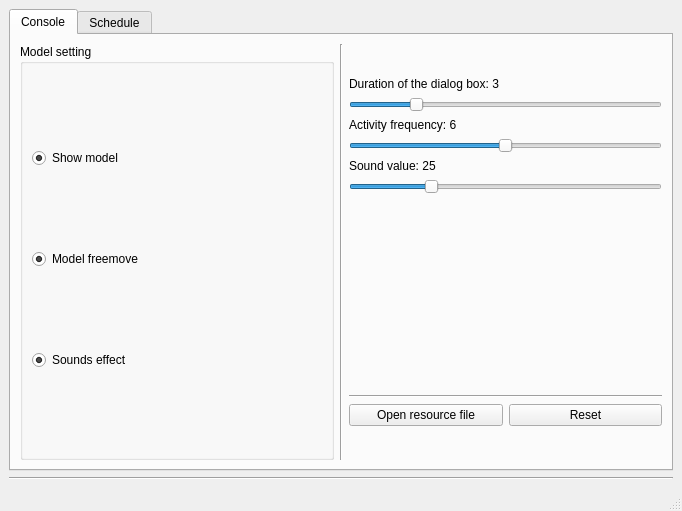
<?xml version="1.0" encoding="UTF-8"?>
<ui version="4.0">
 <class>MainWindow</class>
 <widget class="QMainWindow" name="MainWindow">
  <property name="geometry">
   <rect>
    <x>0</x>
    <y>0</y>
    <width>682</width>
    <height>511</height>
   </rect>
  </property>
  <property name="acceptDrops">
   <bool>true</bool>
  </property>
  <property name="windowTitle">
   <string>pet console</string>
  </property>
  <widget class="QWidget" name="centralwidget">
   <layout class="QGridLayout" name="gridLayout">
    <item row="0" column="0">
     <layout class="QVBoxLayout" name="verticalLayout">
      <item>
       <widget class="QTabWidget" name="tabWidget">
        <property name="currentIndex">
         <number>0</number>
        </property>
        <widget class="QWidget" name="console">
         <attribute name="title">
          <string>Console</string>
         </attribute>
         <layout class="QHBoxLayout" name="horizontalLayout_5">
          <item>
           <layout class="QVBoxLayout" name="verticalLayout_6">
            <item>
             <widget class="QGroupBox" name="groupBox">
              <property name="title">
               <string>Model setting</string>
              </property>
              <layout class="QVBoxLayout" name="verticalLayout_4">
               <item>
                <widget class="QRadioButton" name="showModelBtn">
                 <property name="text">
                  <string>Show model</string>
                 </property>
                 <property name="checked">
                  <bool>true</bool>
                 </property>
                 <property name="autoExclusive">
                  <bool>false</bool>
                 </property>
                </widget>
               </item>
               <item>
                <widget class="QRadioButton" name="freeMoveBtn">
                 <property name="text">
                  <string>Model freemove</string>
                 </property>
                 <property name="checked">
                  <bool>true</bool>
                 </property>
                 <property name="autoExclusive">
                  <bool>false</bool>
                 </property>
                </widget>
               </item>
               <item>
                <widget class="QRadioButton" name="soundsEffectBtn">
                 <property name="text">
                  <string>Sounds effect</string>
                 </property>
                 <property name="checked">
                  <bool>true</bool>
                 </property>
                 <property name="autoExclusive">
                  <bool>false</bool>
                 </property>
                </widget>
               </item>
              </layout>
             </widget>
            </item>
           </layout>
          </item>
          <item>
           <widget class="Line" name="line">
            <property name="orientation">
             <enum>Qt::Vertical</enum>
            </property>
           </widget>
          </item>
          <item>
           <layout class="QVBoxLayout" name="verticalLayout_7">
            <item>
             <layout class="QVBoxLayout" name="verticalLayout_9">
              <item>
               <layout class="QVBoxLayout" name="verticalLayout_5">
                <item>
                 <widget class="QLabel" name="dialogLifeLable">
                  <property name="sizePolicy">
                   <sizepolicy hsizetype="Fixed" vsizetype="Fixed">
                    <horstretch>0</horstretch>
                    <verstretch>0</verstretch>
                   </sizepolicy>
                  </property>
                  <property name="text">
                   <string>Duration of the dialog box: 3</string>
                  </property>
                 </widget>
                </item>
                <item>
                 <widget class="QSlider" name="dialogLifeSlider">
                  <property name="sizePolicy">
                   <sizepolicy hsizetype="Minimum" vsizetype="Fixed">
                    <horstretch>0</horstretch>
                    <verstretch>0</verstretch>
                   </sizepolicy>
                  </property>
                  <property name="minimum">
                   <number>2</number>
                  </property>
                  <property name="maximum">
                   <number>7</number>
                  </property>
                  <property name="value">
                   <number>3</number>
                  </property>
                  <property name="orientation">
                   <enum>Qt::Horizontal</enum>
                  </property>
                 </widget>
                </item>
               </layout>
              </item>
              <item>
               <layout class="QVBoxLayout" name="verticalLayout_2">
                <item>
                 <widget class="QLabel" name="ActFrequencyLable">
                  <property name="sizePolicy">
                   <sizepolicy hsizetype="Fixed" vsizetype="Fixed">
                    <horstretch>0</horstretch>
                    <verstretch>0</verstretch>
                   </sizepolicy>
                  </property>
                  <property name="text">
                   <string>Activity frequency: 6</string>
                  </property>
                 </widget>
                </item>
                <item>
                 <widget class="QSlider" name="ActFrequencySlider">
                  <property name="sizePolicy">
                   <sizepolicy hsizetype="Minimum" vsizetype="Fixed">
                    <horstretch>0</horstretch>
                    <verstretch>0</verstretch>
                   </sizepolicy>
                  </property>
                  <property name="minimum">
                   <number>2</number>
                  </property>
                  <property name="maximum">
                   <number>10</number>
                  </property>
                  <property name="value">
                   <number>6</number>
                  </property>
                  <property name="orientation">
                   <enum>Qt::Horizontal</enum>
                  </property>
                 </widget>
                </item>
               </layout>
              </item>
              <item>
               <layout class="QVBoxLayout" name="verticalLayout_10">
                <item>
                 <widget class="QLabel" name="soundValueLabel">
                  <property name="sizePolicy">
                   <sizepolicy hsizetype="Fixed" vsizetype="Fixed">
                    <horstretch>0</horstretch>
                    <verstretch>0</verstretch>
                   </sizepolicy>
                  </property>
                  <property name="text">
                   <string>Sound value: 25</string>
                  </property>
                 </widget>
                </item>
                <item>
                 <widget class="QSlider" name="soundValueSlider">
                  <property name="sizePolicy">
                   <sizepolicy hsizetype="Minimum" vsizetype="Fixed">
                    <horstretch>0</horstretch>
                    <verstretch>0</verstretch>
                   </sizepolicy>
                  </property>
                  <property name="value">
                   <number>25</number>
                  </property>
                  <property name="orientation">
                   <enum>Qt::Horizontal</enum>
                  </property>
                 </widget>
                </item>
               </layout>
              </item>
              <item>
               <spacer name="verticalSpacer">
                <property name="orientation">
                 <enum>Qt::Vertical</enum>
                </property>
                <property name="sizeType">
                 <enum>QSizePolicy::Maximum</enum>
                </property>
                <property name="sizeHint" stdset="0">
                 <size>
                  <width>25</width>
                  <height>195</height>
                 </size>
                </property>
               </spacer>
              </item>
              <item>
               <widget class="Line" name="line_2">
                <property name="orientation">
                 <enum>Qt::Horizontal</enum>
                </property>
               </widget>
              </item>
              <item>
               <layout class="QHBoxLayout" name="horizontalLayout_6">
                <item>
                 <widget class="QPushButton" name="resourceFileBtn">
                  <property name="text">
                   <string>Open resource file</string>
                  </property>
                 </widget>
                </item>
                <item>
                 <widget class="QPushButton" name="resetBtn">
                  <property name="text">
                   <string>Reset</string>
                  </property>
                 </widget>
                </item>
               </layout>
              </item>
             </layout>
            </item>
           </layout>
          </item>
         </layout>
        </widget>
        <widget class="QWidget" name="schedule">
         <attribute name="title">
          <string>Schedule</string>
         </attribute>
         <layout class="QVBoxLayout" name="verticalLayout_8">
          <property name="sizeConstraint">
           <enum>QLayout::SetNoConstraint</enum>
          </property>
          <property name="topMargin">
           <number>29</number>
          </property>
          <item>
           <layout class="QHBoxLayout" name="horizontalLayout_7">
            <property name="spacing">
             <number>4</number>
            </property>
            <property name="topMargin">
             <number>4</number>
            </property>
            <property name="rightMargin">
             <number>14</number>
            </property>
            <item>
             <widget class="QGroupBox" name="groupBox_2">
              <property name="title">
               <string>Schedule setting</string>
              </property>
              <layout class="QGridLayout" name="gridLayout_4" rowstretch="5,0" columnstretch="0,0,0,0">
               <property name="sizeConstraint">
                <enum>QLayout::SetNoConstraint</enum>
               </property>
               <property name="leftMargin">
                <number>6</number>
               </property>
               <property name="bottomMargin">
                <number>6</number>
               </property>
               <property name="horizontalSpacing">
                <number>9</number>
               </property>
               <property name="verticalSpacing">
                <number>10</number>
               </property>
               <item row="0" column="1">
                <widget class="QTimeEdit" name="timeEdit"/>
               </item>
               <item row="1" column="0">
                <widget class="QPushButton" name="addScheduleBtn">
                 <property name="text">
                  <string>Add schedule</string>
                 </property>
                </widget>
               </item>
               <item row="1" column="1" colspan="3">
                <widget class="QLabel" name="stateLable">
                 <property name="text">
                  <string/>
                 </property>
                </widget>
               </item>
               <item row="0" column="0">
                <widget class="QDateEdit" name="dateEdit"/>
               </item>
               <item row="0" column="2">
                <widget class="QLineEdit" name="ScheduleEdit">
                 <property name="sizePolicy">
                  <sizepolicy hsizetype="Expanding" vsizetype="Expanding">
                   <horstretch>0</horstretch>
                   <verstretch>0</verstretch>
                  </sizepolicy>
                 </property>
                 <property name="placeholderText">
                  <string>enter your schedule</string>
                 </property>
                </widget>
               </item>
              </layout>
             </widget>
            </item>
            <item>
             <widget class="QRadioButton" name="openRemindingBtn">
              <property name="text">
               <string>Schedule reminding</string>
              </property>
              <property name="checked">
               <bool>true</bool>
              </property>
             </widget>
            </item>
           </layout>
          </item>
          <item>
           <widget class="QTableView" name="ScheduleListView">
            <property name="selectionBehavior">
             <enum>QAbstractItemView::SelectItems</enum>
            </property>
            <property name="textElideMode">
             <enum>Qt::ElideNone</enum>
            </property>
            <attribute name="horizontalHeaderCascadingSectionResizes">
             <bool>true</bool>
            </attribute>
            <attribute name="horizontalHeaderDefaultSectionSize">
             <number>220</number>
            </attribute>
            <attribute name="horizontalHeaderHighlightSections">
             <bool>false</bool>
            </attribute>
            <attribute name="horizontalHeaderStretchLastSection">
             <bool>true</bool>
            </attribute>
            <attribute name="verticalHeaderDefaultSectionSize">
             <number>30</number>
            </attribute>
           </widget>
          </item>
          <item>
           <layout class="QHBoxLayout" name="horizontalLayout">
            <item>
             <spacer name="horizontalSpacer">
              <property name="orientation">
               <enum>Qt::Horizontal</enum>
              </property>
              <property name="sizeType">
               <enum>QSizePolicy::Maximum</enum>
              </property>
              <property name="sizeHint" stdset="0">
               <size>
                <width>300</width>
                <height>20</height>
               </size>
              </property>
             </spacer>
            </item>
            <item>
             <widget class="QPushButton" name="clearFinishTaskBtn">
              <property name="text">
               <string>clear finish schedule</string>
              </property>
             </widget>
            </item>
           </layout>
          </item>
         </layout>
        </widget>
       </widget>
      </item>
      <item>
       <widget class="Line" name="line_3">
        <property name="orientation">
         <enum>Qt::Horizontal</enum>
        </property>
       </widget>
      </item>
     </layout>
    </item>
   </layout>
  </widget>
  <widget class="QMenuBar" name="menubar">
   <property name="geometry">
    <rect>
     <x>0</x>
     <y>0</y>
     <width>682</width>
     <height>18</height>
    </rect>
   </property>
  </widget>
  <widget class="QStatusBar" name="statusbar"/>
 </widget>
 <resources/>
 <connections/>
</ui>
